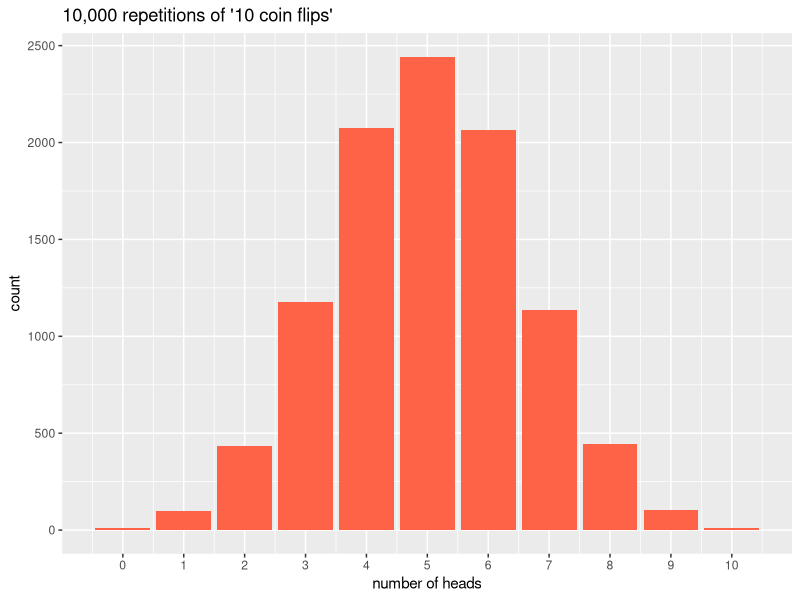
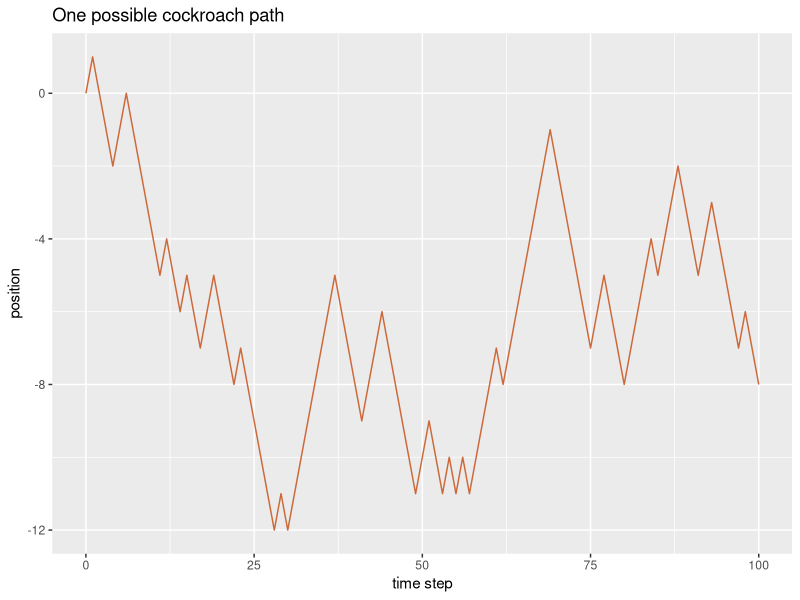
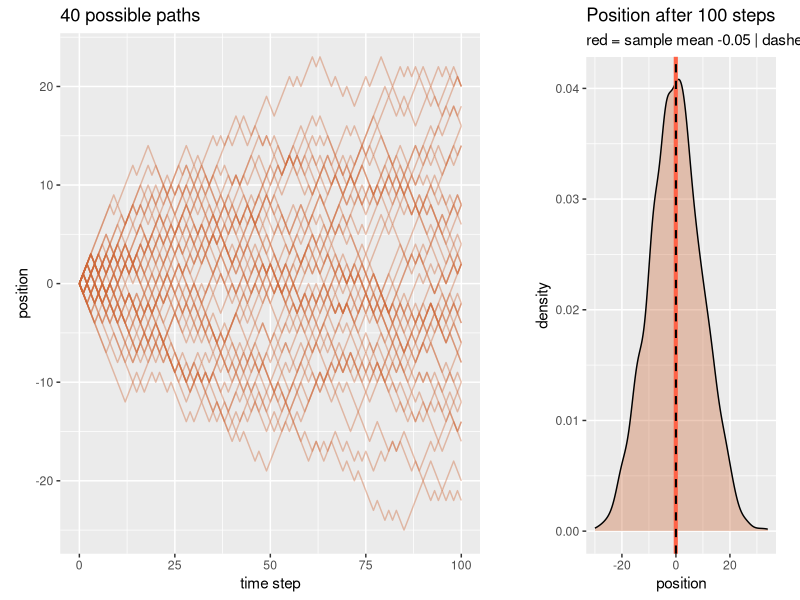

These figures' R source, in order:
## ---- chunk 1
flips <- sample(c(1, 0), size = 10, replace = TRUE)  # 1 = heads, 0 = tails
flips
sum(flips)   # how many heads?
## ---- chunk 2
n_heads <- replicate(10000, sum(sample(c(1, 0), size = 10, replace = TRUE)))
## ---- chunk 3
library(ggplot2)
ggplot(data.frame(n_heads), aes(x = n_heads)) +
  geom_bar(fill = "tomato") +
  scale_x_continuous(breaks = 0:10) +
  labs(title = "10,000 repetitions of '10 coin flips'",
       x = "number of heads", y = "count")
## ---- chunk 4
set.seed(1)
flip_average <- function(n_flips) {
  mean(sample(c(1, 0), size = n_flips, replace = TRUE))
}

results <- data.frame(
  n = c(10, 100, 1000, 10000),
  proportion_heads = c(flip_average(10), flip_average(100),
                       flip_average(1000), flip_average(10000))
)
results
## ---- chunk 5
steps <- sample(c(1, -1), size = 100, replace = TRUE)
position <- c(0, cumsum(steps))   # start at 0, then add each step
ggplot(data.frame(time = 0:100, position), aes(time, position)) +
  geom_line(color = "sienna3") +
  labs(title = "One possible cockroach path",
       x = "time step", y = "position")
## ---- chunk 6
for (i in 1:5) {
  print(i)
}
## ---- chunk 7
random_walk <- function(n_steps = 100) {
  c(0, cumsum(sample(c(1, -1), size = n_steps, replace = TRUE)))
}

random_walk(10)
## ---- chunk 8
set.seed(2)
n_paths <- 2000
walks <- data.frame()
endpoints <- numeric(n_paths)
for (i in 1:n_paths) {
  one_path <- random_walk(100)
  endpoints[i] <- one_path[101]
  if (i <= 40) {
    walks <- rbind(walks, data.frame(time = 0:100,
                                     position = one_path, path = i))
  }
}
mean(endpoints)
## ---- chunk 9
p_paths <- ggplot(walks, aes(time, position, group = path)) +
  geom_line(alpha = 0.4, color = "sienna3") +
  labs(title = "40 possible paths",
       x = "time step", y = "position")

p_density <- ggplot(data.frame(position = endpoints), aes(position)) +
  geom_density(fill = "sienna3", alpha = 0.35) +
  geom_vline(xintercept = mean(endpoints), color = "tomato", linewidth = 1.4) +
  geom_vline(xintercept = 0, linetype = "dashed", linewidth = 0.7) +
  labs(title = "Position after 100 steps",
       subtitle = paste("red = sample mean", round(mean(endpoints), 2),
                        "| dashed = expected mean 0"))

grid::grid.newpage()
print(p_paths, vp = grid::viewport(x = 0.31, width = 0.60))
print(p_density, vp = grid::viewport(x = 0.82, width = 0.32))
